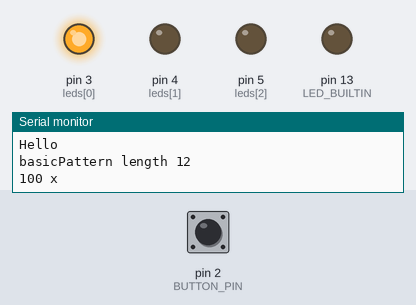
Recording of a sketch running on a simulated Arduino Uno, built with avr-gcc and run on an emulated ATmega328P. Parts: output pins drawn as LEDs (lit = HIGH), the last lines printed to the serial monitor. Dashed ring = blinking. Inputs (shaded band) come from the test bench; at power-on: pin 2 (BUTTON_PIN) HIGH.

Above: at 1.5 s.
1.6 s: pin 2 (BUTTON_PIN) pulled LOW for 0.15 s
At 2.9 s:
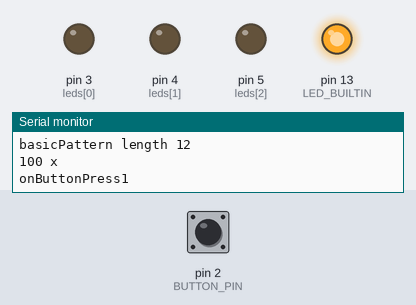
3.2 s: pin 2 (BUTTON_PIN) pulled LOW for 1 s
At 5.4 s:
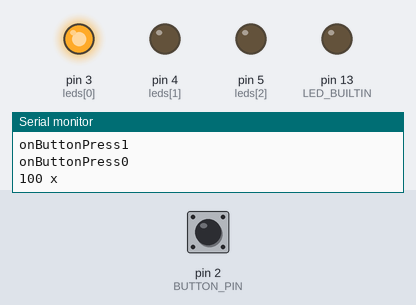
7.2 s: pin 2 (BUTTON_PIN) pulled LOW for 3.2 s
At 9.29 s:
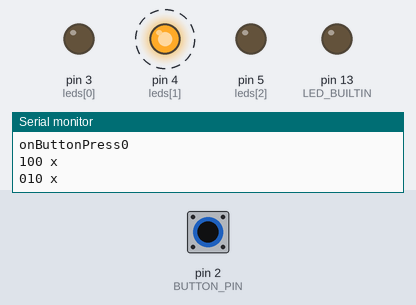
Timing chart, 0 to 11.9 s (numbered marks = the images above; inputs shaded):
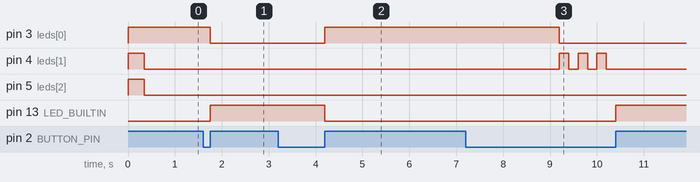

The sketch:

traffic_light.ino
```cpp
/*
  traffic_light.ino for Arduino

  Pinout:
  D2 - Pushbutton
  D3 - Green LED
  D4 - Yellow LED
  D5 - Red LED

*/

unsigned long currentTime = 0;
unsigned long targetTime = 0;
byte currentPositionInPattern = -1;
byte colorPosition = 0;
bool currentState[3] = { 0, 0, 0 };

/*
  Pattern is actual blinking pattern
  0 and array end is treated as a switch to next color
  time in ms

  Example: { 100, 100, 100, 0, 100, 0, 100 }
  will result in:
    red 100ms on, red 100ms off, red 100ms on
    yellow 100ms on
    green 100 ms on
*/
int currentPattern[] = { 5000, 0, 200, 200, 200, 200, 200, 200, 0, 5000, 300, 300 };

int currentPatternLength = (sizeof(currentPattern))/(sizeof(currentPattern[0]));
int nextTarget;
byte BUTTON_PIN = 2;
int buttonValue = LOW;
int buttonValueNew = LOW;
int buttonPressed = 0;
int clickCounter = 0;
byte currentTaskId = 0;

byte leds[3] = {3, 4, 5};

void setup() {
  Serial.begin(9600);

  pinMode(BUTTON_PIN, INPUT_PULLUP);
  pinMode(LED_BUILTIN, OUTPUT);

  for (int i = 0; i < 3; i++) {
    pinMode(leds[i], OUTPUT);
    digitalWrite(leds[i], HIGH);
    Serial.println("led" + String(leds[i]));
  }
  Serial.println("Hello");
  Serial.print("basicPattern length ");
  Serial.println(currentPatternLength);

  delay(350);
  for (int i = 0; i < 3; i++) {
    digitalWrite(leds[i], LOW);
  }
}

void checkButtonState() {
  buttonValue = digitalRead(BUTTON_PIN);
  if (buttonValue == LOW) {
    buttonPressed = 1;
  } else {
    if (buttonPressed == 1) {
      onButtonPress();
    }
  }
}

void onButtonPress() {
  clickCounter++;
  buttonValueNew = !buttonValueNew;
  buttonPressed = 0;
  // only 0/1 for now
  currentTaskId = !currentTaskId;

  digitalWrite(LED_BUILTIN, clickCounter%2);
  Serial.print("onButtonPress");
  Serial.println(currentTaskId);
}

int setNextTarget() {
  nextTarget = currentPattern[currentPositionInPattern];
  return nextTarget;
}

byte updateCurrentPositionInPattern() {
  currentPositionInPattern++;
  if (currentPositionInPattern >= currentPatternLength) {
    currentPositionInPattern = 0;
  }
  return currentPositionInPattern;
}

void updateColorPosition() {
  currentState[colorPosition] = 0;
  colorPosition++;
  if (colorPosition > 2) {
    colorPosition = 0;
    currentPositionInPattern = 0;
  }
  currentState[colorPosition] = 1;
}

void resetPattern() {
  colorPosition = 0;
  currentPositionInPattern = -1;
  targetTime = 0;

  for (int i = 0; i < 3; i++) {
    currentState[i] = 0;
    digitalWrite(leds[i], 0);
  }
}

void playPattern() {
  currentTime = millis();

  if (currentTime >= targetTime) {
    updateCurrentPositionInPattern();
    setNextTarget();

    if (targetTime == 0) {
      // start
      currentState[colorPosition] = !currentState[colorPosition];
    } else if (nextTarget == 0) {
      updateCurrentPositionInPattern();
      updateColorPosition();
      setNextTarget();
    } else if (currentPositionInPattern == 0) {
      updateColorPosition();
    } else {
      currentState[colorPosition] = !currentState[colorPosition];
    }

    targetTime = currentTime + nextTarget;

    for (int i = 0; i < 3; i++) {
      digitalWrite(leds[i], currentState[i]);
    }

    Serial.print(currentState[0]);
    Serial.print(currentState[1]);
    Serial.print(currentState[2]);
    Serial.println(" x");
  }
}

void playCurrentTask() {
  if (currentTaskId == 0) {
    playPattern();
  } else {
    resetPattern();
  }
}

void loop() {
  checkButtonState();

  playCurrentTask();
}
```

Measured:
- after the input at 1.6 s, pin 3 (leds[0]): HIGH → LOW after 0.15 s; pin 13 (LED_BUILTIN): LOW → HIGH after 0.15 s
- after the input at 3.2 s, pin 3 (leds[0]): LOW → HIGH after 1.0 s; pin 13 (LED_BUILTIN): HIGH → LOW after 1.0 s
- after the input at 7.2 s, pin 3 (leds[0]): goes on until 9.2 s, then stays LOW; pin 5 (leds[2]): stays LOW (without the input it goes to HIGH after 3.2 s); pin 13 (LED_BUILTIN): LOW → HIGH after 3.2 s
- by itself, pin 4 (leds[1]): alternates HIGH for 0.20 s and LOW for 0.20 s, 6 changes in all, then stays LOW
